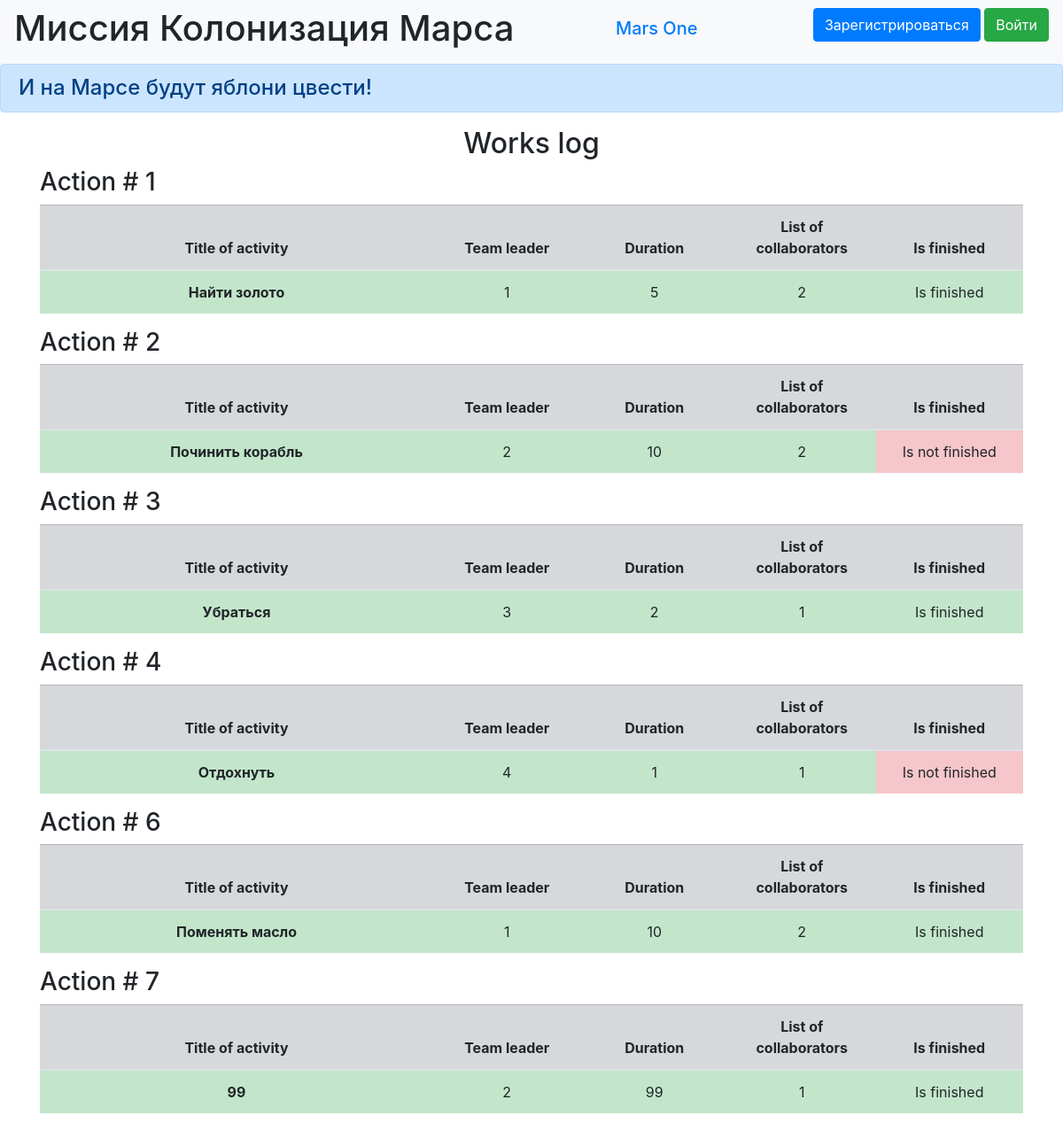
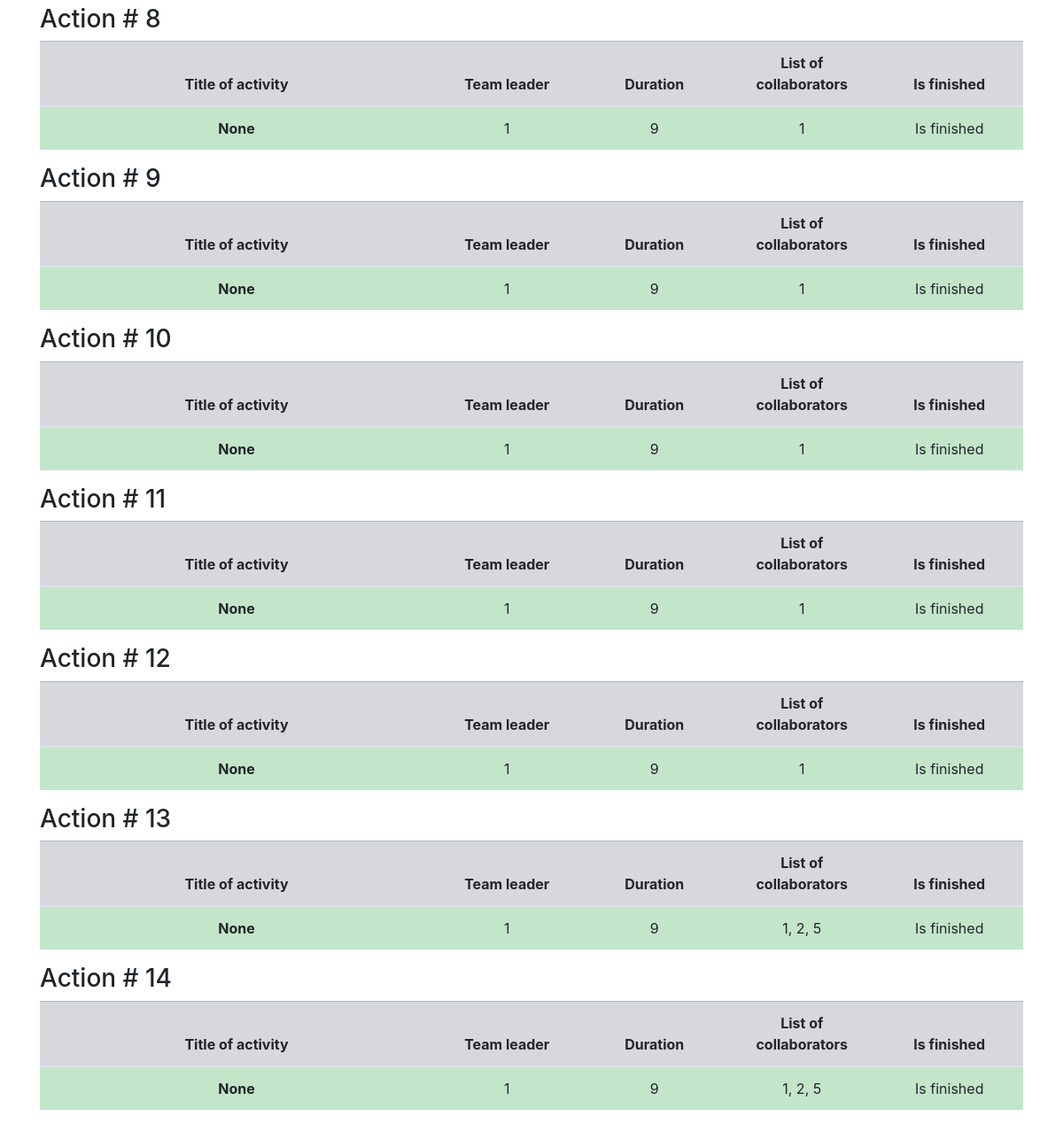
/jobs, run on an earlier commit of the app's database (2 pictures, top to bottom).
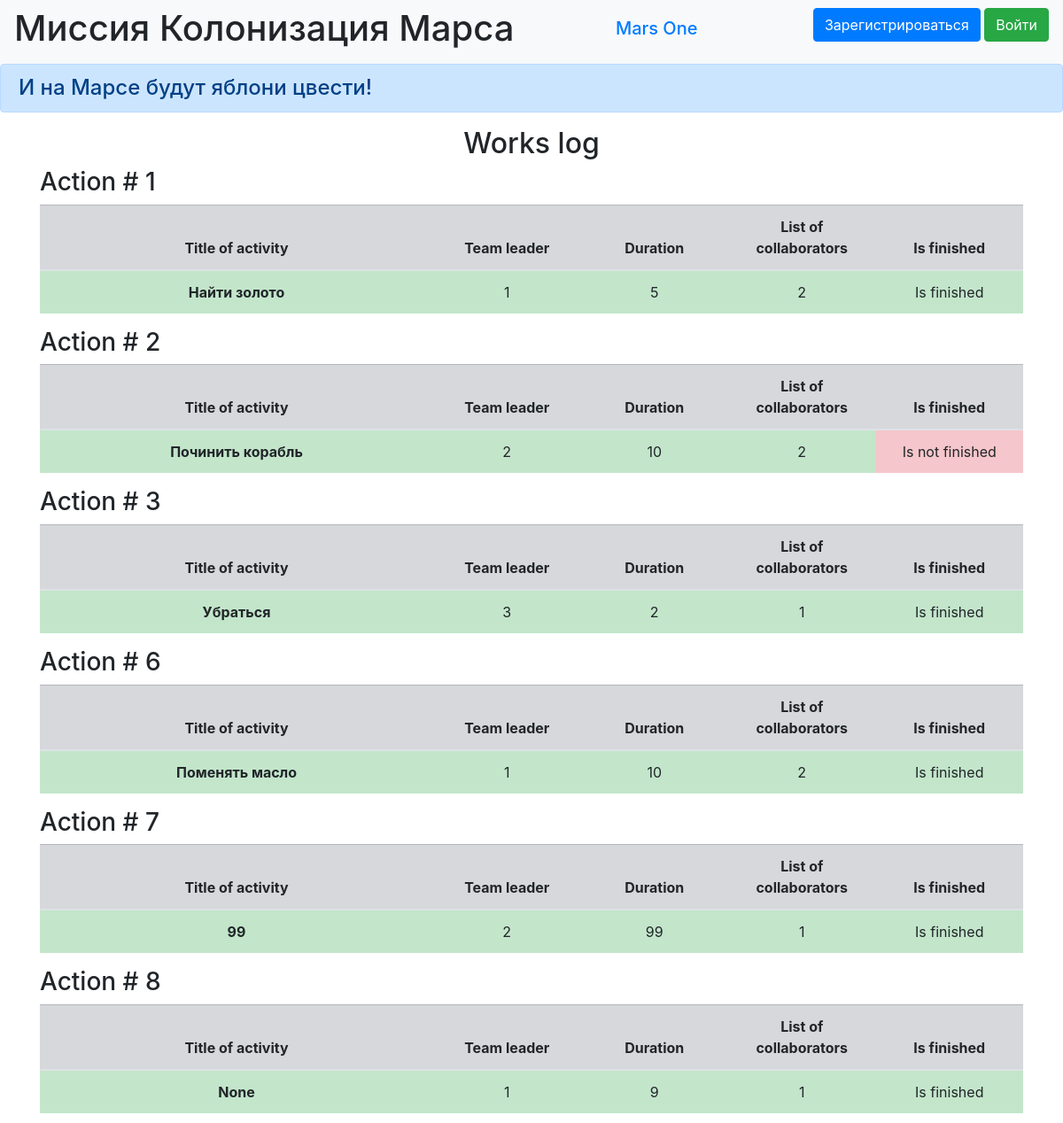
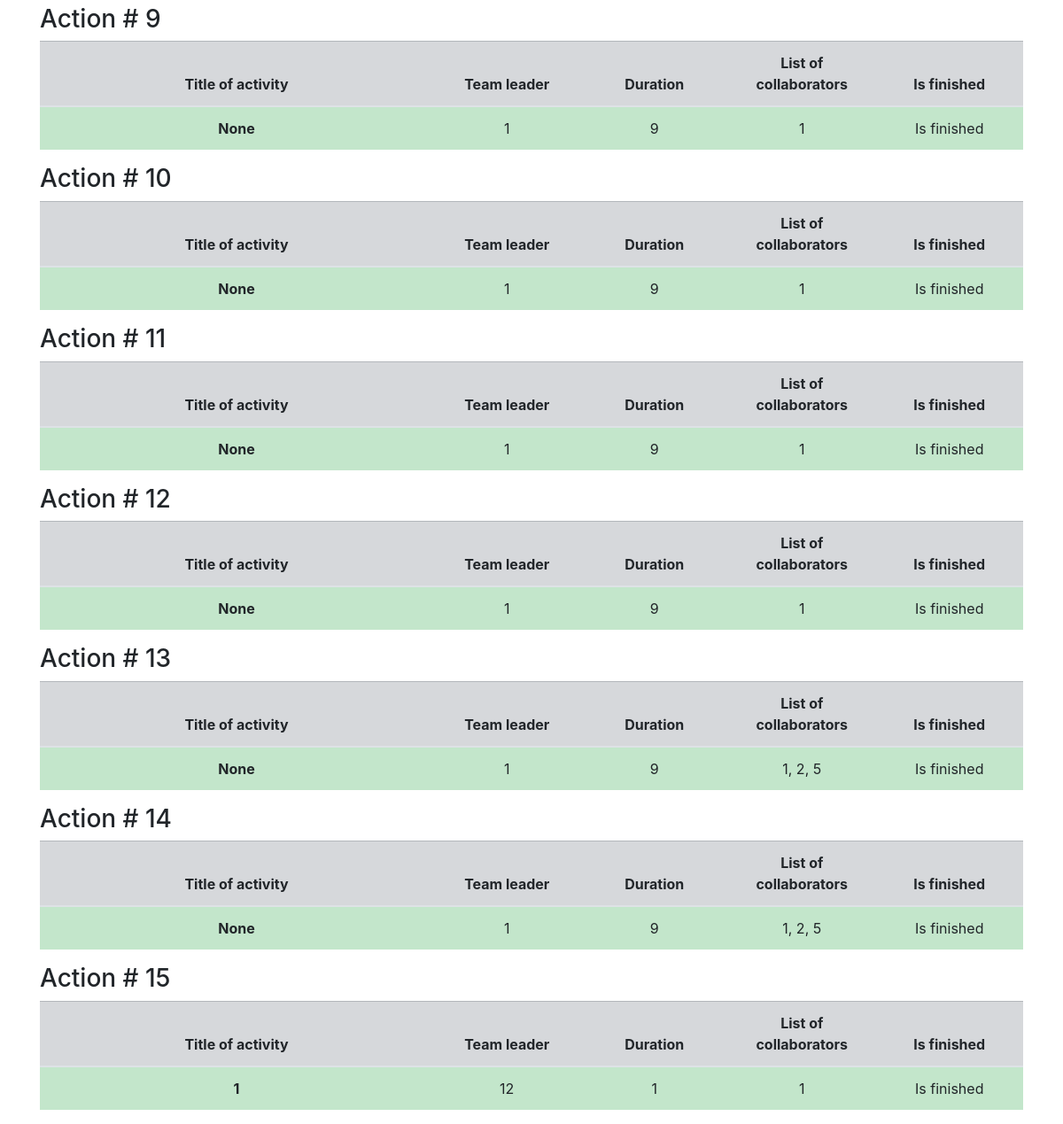
And on a later commit of the database (2 pictures, top to bottom).
### data/jobs.py (models this page shows, shortened)
class Jobs(SqlAlchemyBase):
    __tablename__ = 'jobs'
    id = sqlalchemy.Column(sqlalchemy.Integer,
                           primary_key=True, autoincrement=True)
    team_leader = sqlalchemy.Column(sqlalchemy.Integer,
                                    sqlalchemy.ForeignKey("users.id"))
    job = sqlalchemy.Column(sqlalchemy.String, nullable=True)
    work_size = sqlalchemy.Column(sqlalchemy.Integer, nullable=True)
    collaborators = sqlalchemy.Column(sqlalchemy.String, nullable=True)
    start_date = sqlalchemy.Column(sqlalchemy.DateTime,
                                   default=datetime.datetime.now)
    end_date = sqlalchemy.Column(sqlalchemy.DateTime,
                                 default=datetime.datetime.now)
    is_finished = sqlalchemy.Column(sqlalchemy.Boolean, default=True)
    user = orm.relationship("User")

### main.py (the view)
@app.route("/jobs")
def jobs():
    db_sess = db_session.create_session()
    jobs = db_sess.query(Jobs).all()
    return render_template("jobs.html", jobs=jobs)

### data/db_session.py (called while the page is built)
def create_session() -> Session:
    global __factory
    return __factory()

### templates/jobs.html (shortened to what this page needs)
{% extends "base.html" %}
{% block content %}
<h2>Works log</h2>
{% for item in jobs %}
<h3>Action # {{item.id}}</h3>
<table class="table">
  <thead>
    <tr class="table-secondary">
      <th scope="col" width="40%" >Title of activity</th>
      <th scope="col" width="15%">Team leader</th>
      <th scope="col" width="15%">Duration</th>
      <th scope="col" width="15%">List of collaborators</th>
      <th scope="col" width="15%">Is finished</th>
    </tr>
  </thead>
  <tbody>
    <tr>
      <th scope="row" class="table-success">{{item.job}}</th>
      <td class="table-success">{{item.team_leader}}</td>
      <td class="table-success">{{item.work_size}}</td>
      <td class="table-success">{{item.collaborators}}</td>
      {% if item.is_finished == True %}
      <td class="table-success">Is finished</td>
      {% elif item.is_finished == False %}
      <td class="table-danger">Is not finished</td>
      {% endif %}
    </tr>
  </tbody>
</table>
{% endfor %}
{% endblock %}

### templates/base.html (shortened to what this page needs)
<!doctype html>
<html lang="en">
<head>
    <link rel="stylesheet" href="/static/css/style.css">
    <link rel="stylesheet"
          href="https://stackpath.bootstrapcdn.com/bootstrap/4.4.1/css/bootstrap.min.css"
>
</head>
<body>
<header>
    <nav class="navbar navbar-light bg-light">
        <h1 class="muted-text"> Миссия Колонизация Марса</h1>
        <h1 class="navbar-brand"><a href="#">Mars One</a></h1>
        {% if current_user.is_authenticated %}
        <p>
            <a class="btn btn-primary " href="/jobs">Работы</a>
        </p>
    <a class="navbar-brand" href="/logout">{{ current_user.name }}</a>
{% else %}
    <p>
        <a class="btn btn-primary " href="/register">Зарегистрироваться</a>
        <a class="btn btn-success" href="/login">Войти</a>
    </p>
{% endif %}
    </nav>
    <h4 class="alert alert-primary" role="alert">И на Марсе будут яблони цвести!</h4>
</header>
<main role="main" class="container">
    {% block content %}{% endblock %}
</main>
</body>
</html>

### static/css/style.css (style rules this page uses)
th, tr, td, .center-text { text-align: center; vertical-align: middle; }
h2 { text-align: center; }

What changed in the data, as far as the page shows it:
removed Jobs: id "4", job "Отдохнуть", team_leader "4", work_size "1", collaborators "1", is_finished "Is not finished"
added Jobs: id "15", job "1", team_leader "12", work_size "1", collaborators "1", is_finished "Is finished"
